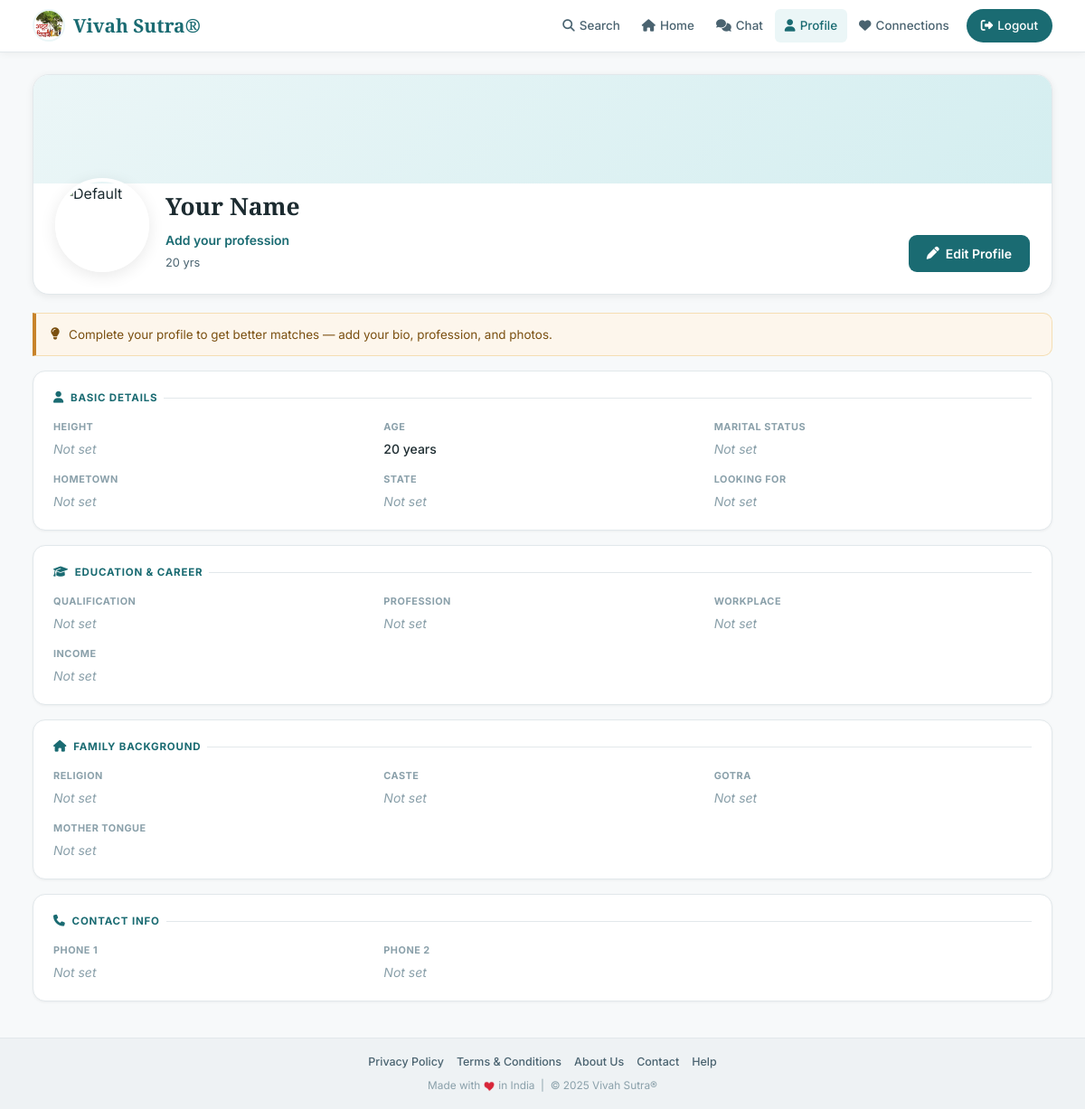
Before: /auth/profile/ (signed in) with the older database file.
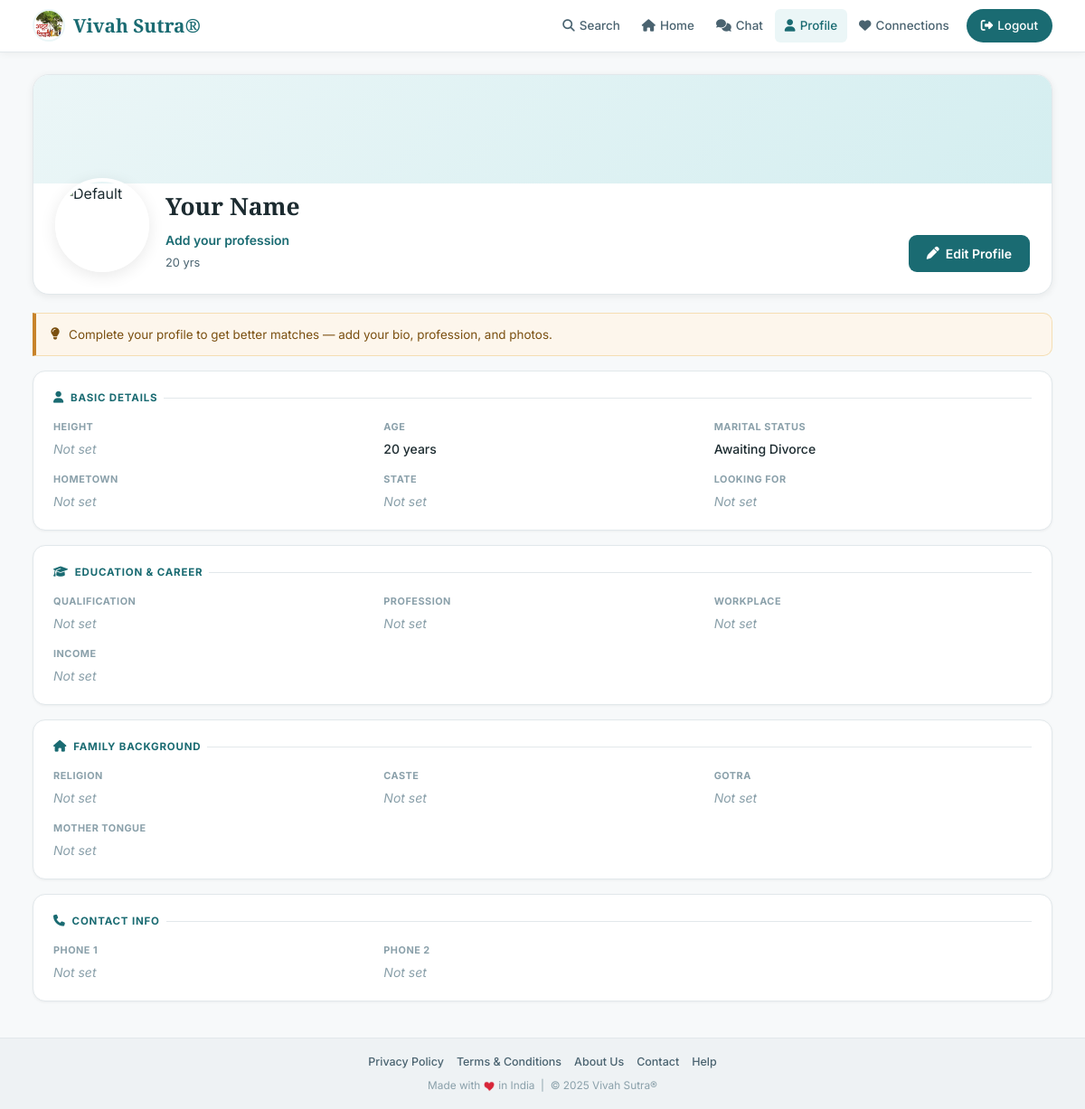
After: the same page with the newer database file.
### user/models.py (models this page shows, shortened)
class Profile(models.Model):
    GENDER_CHOICES = User.GENDER_CHOICES
    RELIGION_CHOICES = [
        ('Hindu', 'Hindu'),
        ('Muslim', 'Muslim'),
        ('Christian', 'Christian'),
        ('Sikh', 'Sikh'),
        ('Other', 'Other'),
    ]
    LOOKING_FOR_CHOICES = [
        ('Bride', 'Bride'),
        ('Groom', 'Groom'),
        ('Other', 'Other'),
    ]
    MARITAL_STATUS_CHOICES = [
    ('Never Married', 'Never Married'),
    ('Married', 'Married'),
    ('Divorced', 'Divorced'),
    ('Awaiting Divorce', 'Awaiting Divorce'),
    ('Annulled', 'Annulled'),
    ('Widowed', 'Widowed'),
]
    user = models.OneToOneField(User, on_delete=models.CASCADE, related_name='profile')
    full_name = models.CharField(max_length=100, blank=True, null=True, db_index=True)
    gender = models.CharField(max_length=10, choices=GENDER_CHOICES, null=True, blank=True, db_index=True)
    date_of_birth = models.DateField(null=True, blank=True, db_index=True)
    age = models.PositiveSmallIntegerField(default=20, db_index=True)  # Small integer saves space
    city = models.CharField(max_length=100, null=True, blank=True, db_index=True)
    state = models.CharField(max_length=100, null=True, blank=True, db_index=True)
    country = models.CharField(max_length=100, default='India', db_index=True)
    phone1 = models.CharField(max_length=20, null=True, blank=True, db_index=True)
    phone2 = models.CharField(max_length=20, null=True, blank=True, db_index=True)
    height = models.CharField(max_length=30, null=True, blank=True, db_index=True)
    religion = models.CharField(max_length=20,choices=RELIGION_CHOICES, null=True, blank=True, db_index=True)
    caste = models.CharField(max_length=100, blank=True, null=True, db_index=True)
    gotra = models.CharField(max_length=100, blank=True, null=True, db_index=True)
    mother_tongue = models.CharField(max_length=100, null=True, blank=True, db_index=True)
    education = models.CharField(max_length=200, null=True, blank=True, db_index=True)
    profession = models.CharField(max_length=200, null=True, blank=True, db_index=True)
    income = models.CharField(max_length=100, null=True, blank=True, db_index=True)
    occupation = models.CharField(max_length=100, null=True, blank=True, db_index=True)
    looking_for = models.CharField(choices=LOOKING_FOR_CHOICES, null=True, blank=True, db_index=True, max_length=20)
    bio = models.TextField(blank=True, null=True)
    notes = models.TextField(blank=True, null=True)
    marital_status = models.CharField(
    max_length=20,
    choices=MARITAL_STATUS_CHOICES,
    null=True,
    blank=True,
    db_index=True
)
    created_at = models.DateTimeField(auto_now_add=True)
    class Meta:
        indexes = [
            models.Index(fields=['full_name']),
            models.Index(fields=['gender']),
            models.Index(fields=['city']),
            models.Index(fields=['state']),
            models.Index(fields=['country']),
            models.Index(fields=['religion']),
            models.Index(fields=['profession']),
            models.Index(fields=['looking_for']),
            models.Index(fields=['age']),
        ]

### user/views.py (the view)
# urls.py: path("profile/", views.view_profile, name="view_profile"),
@login_required
def view_profile(request):
    profile = request.user.profile
    return render(request, 'user/profile/view.html', {'profile': profile})

### user/context_processors.py (called while the page is built)
def fallback_images(request):
    return {
        "DEFAULT_FEMALE_FALLBACK_URL": getattr(
            settings,
            "DEFAULT_FEMALE_FALLBACK_URL",
            "https://krtiayhjqgtsruzboour.supabase.co/storage/v1/object/public/media/profile_images/femaledefault.png"
        ),
        "DEFAULT_MALE_FALLBACK_URL": getattr(
            settings,
            "DEFAULT_MALE_FALLBACK_URL",
            "https://krtiayhjqgtsruzboour.supabase.co/storage/v1/object/public/media/profile_images/maledefault.png"
        ),
    }

### templates/user/profile/view.html (shortened to what the changed rows need)
{% extends "../base.html" %}
{% load static %}
{% block content %}
<div class="pv-wrap">
  <div class="pv-header">
    <div class="pv-header-body">
      <div class="pv-header-info">
        <div class="pv-name">{{ profile.full_name|default:"Your Name" }}</div>
        <div class="pv-profession">{{ profile.profession|default:"Add your profession" }}</div>
        <div class="pv-meta">
          {% if profile.age %}{{ profile.age }} yrs{% endif %}
        </div>
      </div>
    </div>
  </div>
  <div class="pv-section">
    <div class="pv-grid">
      <div class="pv-field">
        <span class="lbl">Height</span>
        <span class="val {% if not profile.height %}empty{% endif %}">{{ profile.height|default:"Not set" }}</span>
      </div>
      <div class="pv-field">
        <span class="lbl">Age</span>
        <span class="val {% if not profile.age %}empty{% endif %}">{% if profile.age %}{{ profile.age }} years{% else %}Not set{% endif %}</span>
      </div>
      <div class="pv-field">
        <span class="lbl">Marital Status</span>
        <span class="val {% if not profile.marital_status %}empty{% endif %}">{{ profile.marital_status|default:"Not set" }}</span>
      </div>
      <div class="pv-field">
        <span class="lbl">Hometown</span>
        <span class="val {% if not profile.city %}empty{% endif %}">{{ profile.city|default:"Not set" }}</span>
      </div>
      <div class="pv-field">
        <span class="lbl">State</span>
        <span class="val {% if not profile.state %}empty{% endif %}">{{ profile.state|default:"Not set" }}</span>
      </div>
      <div class="pv-field">
        <span class="lbl">Looking For</span>
        <span class="val {% if not profile.looking_for %}empty{% endif %}">{{ profile.looking_for|default:"Not set" }}</span>
      </div>
    </div>
  </div>
  <div class="pv-section">
    <div class="pv-grid">
      <div class="pv-field">
        <span class="lbl">Qualification</span>
        <span class="val {% if not profile.education %}empty{% endif %}">{{ profile.education|default:"Not set" }}</span>
      </div>
      <div class="pv-field">
        <span class="lbl">Profession</span>
        <span class="val {% if not profile.profession %}empty{% endif %}">{{ profile.profession|default:"Not set" }}</span>
      </div>
      <div class="pv-field">
        <span class="lbl">Workplace</span>
        <span class="val {% if not profile.occupation %}empty{% endif %}">{{ profile.occupation|default:"Not set" }}</span>
      </div>
      <div class="pv-field">
        <span class="lbl">Income</span>
        <span class="val {% if not profile.income %}empty{% endif %}">{{ profile.income|default:"Not set" }}</span>
      </div>
    </div>
  </div>
  <div class="pv-section">
    <div class="pv-grid">
      <div class="pv-field">
        <span class="lbl">Religion</span>
        <span class="val {% if not profile.religion %}empty{% endif %}">{{ profile.religion|default:"Not set" }}</span>
      </div>
      <div class="pv-field">
        <span class="lbl">Caste</span>
        <span class="val {% if not profile.caste %}empty{% endif %}">{{ profile.caste|default:"Not set" }}</span>
      </div>
      <div class="pv-field">
        <span class="lbl">Gotra</span>
        <span class="val {% if not profile.gotra %}empty{% endif %}">{{ profile.gotra|default:"Not set" }}</span>
      </div>
      <div class="pv-field">
        <span class="lbl">Mother Tongue</span>
        <span class="val {% if not profile.mother_tongue %}empty{% endif %}">{{ profile.mother_tongue|default:"Not set" }}</span>
      </div>
    </div>
  </div>
  <div class="pv-section">
    <div class="pv-grid">
      <div class="pv-field">
        <span class="lbl">Phone 1</span>
        <span class="val {% if not profile.phone1 %}empty{% endif %}">{{ profile.phone1|default:"Not set" }}</span>
      </div>
      <div class="pv-field">
        <span class="lbl">Phone 2</span>
        <span class="val {% if not profile.phone2 %}empty{% endif %}">{{ profile.phone2|default:"Not set" }}</span>
      </div>
    </div>
  </div>
</div>
{% endblock %}

Changed rows visible on the page:
changed Profile "Your Name": marital_status "Not set" → "Awaiting Divorce"
